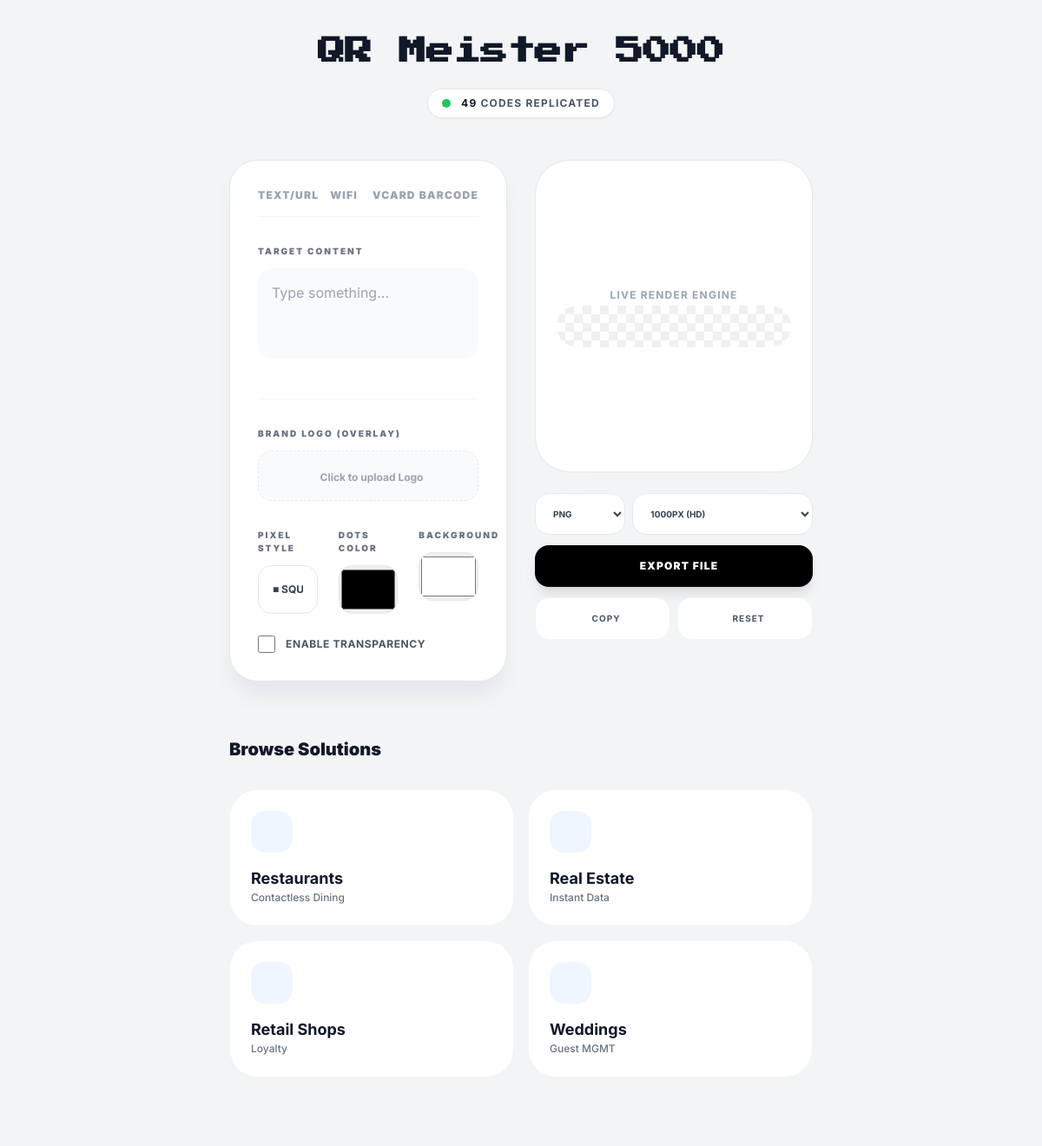
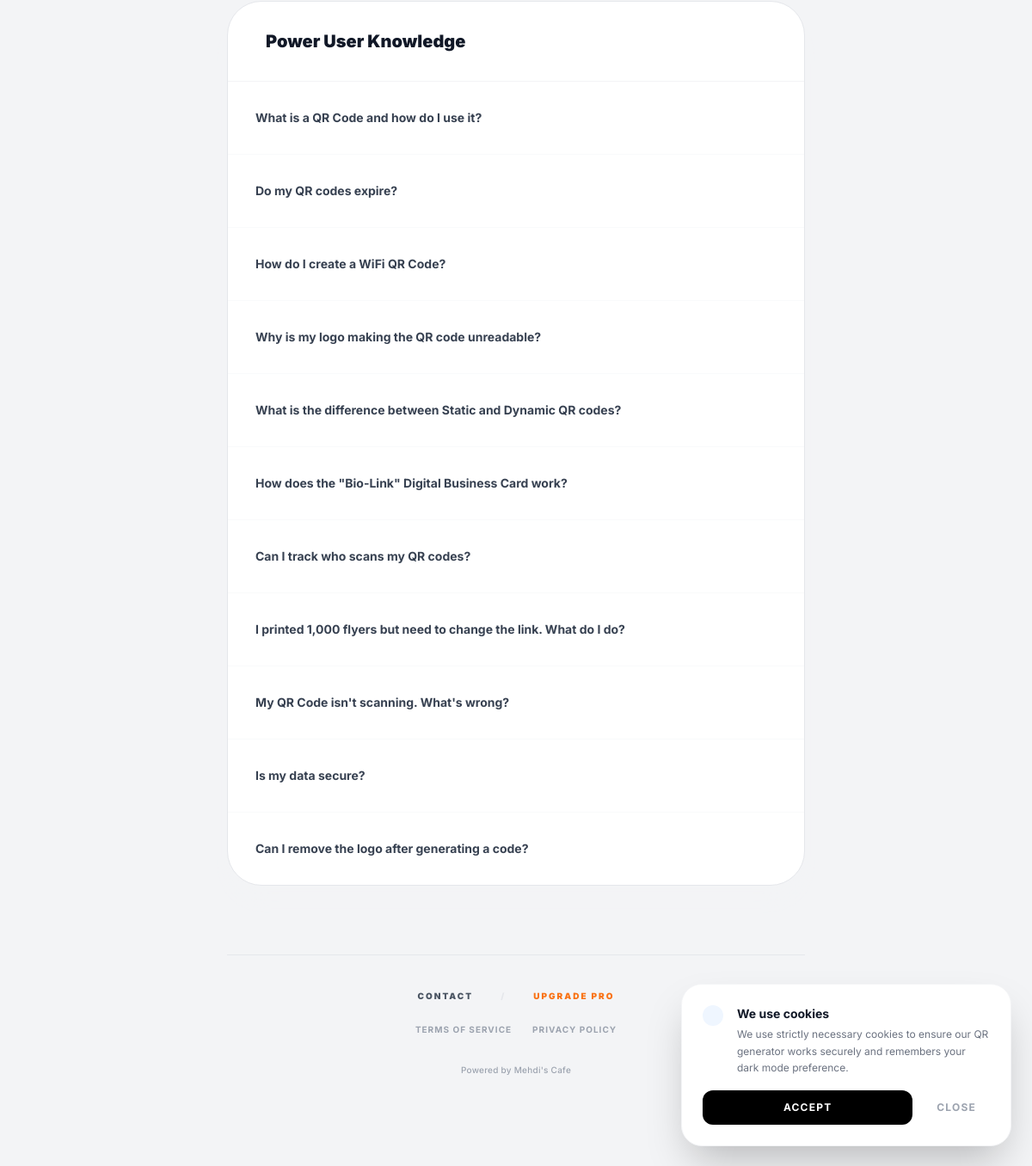
The page / on the database its author committed (2 pictures, top to bottom).
### flask_app.py (models this page shows)
class SiteConfig(db.Model):
    id = db.Column(db.Integer, primary_key=True)
    site_name = db.Column(db.String(100), default="QR Generator")
    favicon = db.Column(db.String(100), default="default_favicon.ico")
    total_generated = db.Column(db.Integer, default=0)
    title_font = db.Column(db.String(50), default="Inter")
    title_font_size = db.Column(db.Integer, default=32)
    title_color = db.Column(db.String(20), default="#111827")
    dark_mode = db.Column(db.Boolean, default=False)
    maintenance_mode = db.Column(db.Boolean, default=False)
    footer_text = db.Column(db.String(200), default="Powered by QR Master")
    contact_email = db.Column(db.String(100), default="admin@yourdomain.com")
    whatsapp_number = db.Column(db.String(20), default="8801XXXXXXXXX")
    payment_instructions = db.Column(db.Text, default="Send 1500 BDT via bKash to...")

class Industry(db.Model):
    id = db.Column(db.Integer, primary_key=True)
    slug = db.Column(db.String(50), unique=True, nullable=False)
    name = db.Column(db.String(100), nullable=False)
    icon = db.Column(db.String(50), default='ph-rocket-launch')
    action_text = db.Column(db.String(50))
    benefit_text = db.Column(db.String(100))
    description = db.Column(db.Text)
    meta_title = db.Column(db.String(150))
    meta_desc = db.Column(db.String(255))

class FAQ(db.Model):
    id = db.Column(db.Integer, primary_key=True)
    question = db.Column(db.String(255), nullable=False)
    answer = db.Column(db.Text, nullable=False)

### flask_app.py (the view)
@app.route('/')
def index():
    config, faqs, industries = get_config(), FAQ.query.all(), Industry.query.all()
    return render_template('index.html', config=config, faqs=faqs, industries=industries)

### flask_app.py (called while the page is built)
def get_config():
    config = SiteConfig.query.first()
    if not config:
        config = SiteConfig()
        db.session.add(config)
        db.session.commit()
    return config

@app.before_request
def check_maintenance():
    config = get_config()
    if config.maintenance_mode:
        allowed_paths = ['/login', '/logout', '/static', '/admin']
        is_allowed = any(request.path.startswith(path) for path in allowed_paths)
        if not is_allowed and not (current_user.is_authenticated and current_user.is_superadmin):
            return render_template('maintenance.html'), 503

@app.context_processor
def inject_global_vars():
    return dict(config=get_config())

### templates/index.html (shortened to what this page needs)
<!DOCTYPE html>
<html lang="en">
<head>
    <script src="https://cdn.tailwindcss.com"></script>
</head>
<body class="min-h-screen flex flex-col items-center py-10 px-4 theme-transition {{ 'bg-gray-900' if config.dark_mode else 'bg-[#f3f4f6]' }}">
    <main class="w-full max-w-2xl">
        <div class="text-center mb-12">
            <h1 class="font-bold tracking-tight theme-transition"
                style="font-family: '{{ config.title_font }}', sans-serif; font-size: {{ config.title_font_size }}px; color: {{ config.title_color }}; line-height: 1.2;">
                {{ config.site_name }}
            </h1>
            <div class="mt-6 inline-flex items-center px-4 py-2 rounded-full shadow-sm border {{ 'bg-gray-800 border-gray-700' if config.dark_mode else 'bg-white border-gray-200' }}">
                <div class="w-2.5 h-2.5 bg-green-500 rounded-full mr-3 animate-pulse"></div>
                <span class="text-xs font-bold {{ 'text-gray-300' if config.dark_mode else 'text-gray-600' }} uppercase tracking-widest">
                    <span id="counter" class="{{ 'text-white' if config.dark_mode else 'text-gray-900' }}">{{ config.total_generated }}</span> Codes Replicated
                </span>
            </div>
        </div>
        <div class="flex flex-col md:flex-row gap-8 items-start">
            <div class="flex-1 w-full p-8 rounded-[2rem] shadow-xl border theme-transition {{ 'bg-gray-800 border-gray-700' if config.dark_mode else 'bg-white border-gray-200 shadow-gray-200' }}">
                <div class="flex border-b mb-8 {{ 'border-gray-700' if config.dark_mode else 'border-gray-100' }}">
                    <button onclick="switchTab('text_url')" id="tab_text" class="tab-btn flex-1 pb-4 text-xs font-black uppercase tracking-widest border-b-2 transition">Text/URL</button>
                    <button onclick="switchTab('wifi')" id="tab_wifi" class="tab-btn flex-1 pb-4 text-xs font-black uppercase tracking-widest text-gray-400 hover:text-gray-500 transition">WiFi</button>
                    <button onclick="switchTab('vcard')" id="tab_vcard" class="tab-btn flex-1 pb-4 text-xs font-black uppercase tracking-widest text-gray-400 hover:text-gray-500 transition">vCard</button>
                    <button onclick="switchTab('barcode')" id="tab_barcode" class="tab-btn flex-1 pb-4 text-xs font-black uppercase tracking-widest text-gray-400 hover:text-gray-500 transition">Barcode</button>
                </div>
                <div id="input_wrapper">
                    <div id="input_text_url" class="fade-in">
                        <label class="block text-[10px] font-black text-gray-500 uppercase tracking-[0.2em] mb-3">Target Content</label>
                        <textarea id="qr_data" rows="3" class="w-full p-4 rounded-2xl focus:outline-none focus:ring-2 focus:ring-blue-500 transition resize-none {{ 'bg-gray-900 border-gray-700 text-white placeholder-gray-600' if config.dark_mode else 'bg-gray-50 border-gray-200 text-gray-900' }}" placeholder="Type something..."></textarea>
                    </div>
                </div>
                <div class="mt-10 pt-8 border-t {{ 'border-gray-700' if config.dark_mode else 'border-gray-100' }}">
                    <div id="qr_controls">
                        <div class="mb-8">
                            <label class="block text-[10px] font-black text-gray-500 uppercase tracking-[0.2em] mb-3">Brand Logo (Overlay)</label>
                            <div class="relative group">
                                <div class="p-4 rounded-2xl border border-dashed text-center transition {{ 'bg-gray-900 border-gray-700 group-hover:border-blue-500' if config.dark_mode else 'bg-gray-50 border-gray-200 group-hover:border-blue-400' }}">
                                    <span id="logo_filename" class="text-xs font-bold text-gray-400"> Click to upload Logo</span>
                                </div>
                            </div>
                        </div>
                        <div class="grid grid-cols-2 md:grid-cols-3 gap-6 mb-6">
                            <div>
                                <label class="block text-[10px] font-black text-gray-500 uppercase tracking-[0.2em] mb-3">Pixel Style</label>
                                <select id="qr_style" class="w-full h-14 pl-4 pr-4 rounded-2xl appearance-none font-bold text-xs uppercase cursor-pointer border outline-none {{ 'bg-gray-900 border-gray-700 text-white' if config.dark_mode else 'bg-white border-gray-200 text-gray-700' }}">
                                    <option value="square">■ Square</option>
                                </select>
                            </div>
                            <div>
                                <label class="block text-[10px] font-black text-gray-500 uppercase tracking-[0.2em] mb-3">Dots Color</label>
                                <input type="color" id="fg_color" value="#000000" class="w-full h-14 rounded-2xl cursor-pointer border {{ 'border-gray-700' if config.dark_mode else 'border-gray-200' }}">
                            </div>
                            <div class="relative">
                                <label class="block text-[10px] font-black text-gray-500 uppercase tracking-[0.2em] mb-3">Background</label>
                                <div id="bg_color_wrapper">
                                    <input type="color" id="bg_color" value="#FFFFFF" class="w-full h-14 rounded-2xl cursor-pointer border {{ 'border-gray-700' if config.dark_mode else 'border-gray-200' }}">
                                </div>
                            </div>
                        </div>
                        <div class="flex items-center gap-3">
                            <input type="checkbox" id="bg_transparent" onclick="toggleTransparent()" class="w-5 h-5 accent-blue-600 cursor-pointer">
                            <label for="bg_transparent" class="text-xs font-bold uppercase tracking-wider {{ 'text-gray-400' if config.dark_mode else 'text-gray-600' }}">Enable Transparency</label>
                        </div>
                    </div>
                </div>
            </div>
            <div class="w-full md:w-80 flex flex-col gap-6 sticky top-10">
                <div class="p-6 rounded-[2.5rem] shadow-xl border flex flex-col items-center justify-center min-h-[360px] relative {{ 'bg-gray-800 border-gray-700 shadow-gray-900' if config.dark_mode else 'bg-white border-gray-200 shadow-gray-100' }}">
                    <div id="placeholder_text" class="text-center text-gray-400 px-8 z-10 transition-opacity">
                        <p class="text-xs font-bold uppercase tracking-widest leading-loose">Live Render Engine</p>
                    </div>
                    <div class="w-full h-full flex items-center justify-center rounded-3xl overflow-hidden checkerboard p-6 relative z-0">
                    </div>
                </div>
                <div class="space-y-3">
                    <div class="flex gap-2">
                        <select id="download_format" class="border py-4 px-4 rounded-2xl outline-none font-bold text-[10px] uppercase w-1/3 {{ 'bg-gray-900 border-gray-700 text-white' if config.dark_mode else 'bg-white border-gray-200 text-gray-700' }}">
                            <option value="png">PNG</option>
                        </select>
                        <select id="download_quality" class="border py-4 px-4 rounded-2xl outline-none font-bold text-[10px] uppercase w-2/3 {{ 'bg-gray-900 border-gray-700 text-white' if config.dark_mode else 'bg-white border-gray-200 text-gray-700' }}">
                            <option value="1000">1000px (HD)</option>
                        </select>
                    </div>
                    <button onclick="downloadQRCode()" class="w-full bg-black text-white py-4 rounded-2xl font-black text-xs uppercase tracking-widest hover:bg-blue-600 transition flex items-center justify-center gap-3 shadow-lg">
                         Export File
                    </button>
                    <div class="grid grid-cols-2 gap-2">
                        <button onclick="copyToClipboard()" class="border py-4 rounded-2xl font-bold text-[10px] uppercase tracking-widest transition flex items-center justify-center gap-2 {{ 'bg-gray-900 border-gray-700 text-white' if config.dark_mode else 'bg-white text-gray-600 border-gray-100' }}">
                             Copy
                        </button>
                        <button onclick="resetGenerator()" class="border py-4 rounded-2xl font-bold text-[10px] uppercase tracking-widest transition flex items-center justify-center gap-2 {{ 'bg-gray-900 border-gray-700 text-white' if config.dark_mode else 'bg-white text-gray-600 border-gray-100' }}">
                             Reset
                        </button>
                    </div>
                </div>
            </div>
        </div>
        {% if industries %}
        <div class="mt-16 mb-12">
            <h2 class="text-xl font-black mb-8 {{ 'text-white' if config.dark_mode else 'text-gray-900' }}">Browse Solutions</h2>
            <div class="grid grid-cols-1 md:grid-cols-2 gap-4">
                {% for ind in industries %}
                <a href="{{ url_for('use_case', industry=ind.slug) }}" class="group p-6 rounded-[2rem] border transition-all hover:shadow-xl {{ 'bg-gray-800 border-gray-700' if config.dark_mode else 'bg-white border-gray-100' }}">
                    <div class="flex items-start justify-between mb-4">
                        <div class="w-12 h-12 rounded-2xl flex items-center justify-center text-xl {{ 'bg-gray-700 text-blue-400' if config.dark_mode else 'bg-blue-50 text-blue-600' }}">
                        </div>
                    </div>
                    <h3 class="font-bold text-lg {{ 'text-gray-100' if config.dark_mode else 'text-gray-900' }}">{{ ind.name }}</h3>
                    <p class="text-xs font-medium text-gray-500">{{ ind.benefit_text }}</p>
                </a>
                {% endfor %}
            </div>
        </div>
        {% endif %}
                {% if faqs %}
        <div class="mt-20 rounded-[2.5rem] shadow-xl border overflow-hidden {{ 'bg-gray-800 border-gray-700 shadow-gray-900' if config.dark_mode else 'bg-white border-gray-200 shadow-gray-100' }}">
            <div class="p-8 border-b {{ 'border-gray-700' if config.dark_mode else 'border-gray-100' }}">
                <h2 class="text-xl font-black flex items-center gap-3 {{ 'text-white' if config.dark_mode else 'text-gray-900' }}">
                     Power User Knowledge
                </h2>
            </div>
            <div class="divide-y {{ 'divide-gray-700' if config.dark_mode else 'divide-gray-50' }}">
                {% for faq in faqs %}
                <details class="group p-8 cursor-pointer">
                    <summary class="flex justify-between items-center font-bold text-sm list-none {{ 'text-gray-200' if config.dark_mode else 'text-gray-700' }}">
                        <span>{{ faq.question }}</span>
                    </summary>
                </details>
                {% endfor %}
            </div>
        </div>
        {% endif %}
        <footer class="w-full max-w-2xl mt-20 pb-16 border-t pt-10 {{ 'border-gray-700' if config.dark_mode else 'border-gray-200' }}">
            <div class="flex justify-center items-center gap-8 text-[10px] font-black uppercase tracking-[0.2em] mb-6 {{ 'text-gray-500' if config.dark_mode else 'text-gray-600' }}">
                <a href="{{ url_for('contact') }}" class="hover:text-blue-500 transition">Contact</a>
                <span class="{{ 'text-gray-800' if config.dark_mode else 'text-gray-200' }}">/</span>
                <a href="{{ url_for('upgrade_instructions') }}" class="text-orange-500 hover:text-orange-400 transition">Upgrade Pro</a>
            </div>
            <div class="flex justify-center gap-6 text-[10px] font-bold uppercase tracking-widest mb-8 {{ 'text-gray-600' if config.dark_mode else 'text-gray-400' }}">
                <a href="{{ url_for('terms') }}" class="hover:text-white transition">Terms of Service</a>
                <a href="{{ url_for('privacy') }}" class="hover:text-white transition">Privacy Policy</a>
            </div>
            <p class="text-center text-[10px] font-medium tracking-wide {{ 'text-gray-600' if config.dark_mode else 'text-gray-400' }}">
                {{ config.footer_text }}
            </p>
        </footer>
    </main>
    <div id="cookie_banner" class="fixed bottom-6 right-6 max-w-sm w-full p-6 rounded-3xl shadow-2xl border border-gray-100 transform translate-y-full opacity-0 transition-all duration-500 z-50 hidden
     {{ 'bg-gray-800 border-gray-700' if config.dark_mode else 'bg-white' }}">
    <div class="flex items-start gap-4">
        <div class="p-3 bg-blue-50 text-blue-600 rounded-xl">
        </div>
        <div>
            <h4 class="font-bold text-sm mb-1 {{ 'text-white' if config.dark_mode else 'text-gray-900' }}">We use cookies</h4>
            <p class="text-xs leading-relaxed {{ 'text-gray-400' if config.dark_mode else 'text-gray-500' }}">
                We use strictly necessary cookies to ensure our QR generator works securely and remembers your dark mode preference.
            </p>
        </div>
    </div>
    <div class="mt-4 flex gap-3">
        <button onclick="acceptCookies()" class="flex-1 bg-black text-white py-3 rounded-xl font-bold text-xs uppercase tracking-widest hover:bg-gray-800 transition">
            Accept
        </button>
        <button onclick="closeBanner()" class="px-4 py-3 rounded-xl font-bold text-xs uppercase tracking-widest text-gray-400 hover:text-gray-600 transition">
            Close
        </button>
    </div>
</div>
</body>
</html>

### templates/index.html (style rules this page uses)
body { font-family: 'Inter', sans-serif; }
.theme-transition { transition: all 0.3s ease; }
.fade-in { animation: fadeIn 0.3s ease-in-out; }
.checkerboard { background-color: #ffffff; background-image: linear-gradient(45deg, #f0f0f0 25%, transparent 25%), linear-gradient(-45deg, #f0f0f0 25%, transparent 25%), linear-gradient(45deg, transparent 75%, #f0f0f0 75%), linear-gradient(-45deg, transparent 75%, #f0f0f0 75%); background-size: 20px 20px; background-position: 0 0, 0 10px, 10px -10px, -10px 0px; }

### rows shown on the page
SiteConfig: site_name "QR Meister 5000", total_generated "49", dark_mode "Type something...", dark_mode "■ Square", dark_mode "PNG", dark_mode "1000px (HD)", footer_text "Powered by Mehdi's Cafe"
Industry: name "Restaurants", benefit_text "Contactless Dining"
Industry: name "Real Estate", benefit_text "Instant Data"
Industry: name "Retail Shops", benefit_text "Loyalty"
Industry: name "Weddings", benefit_text "Guest MGMT"
FAQ: question "What is a QR Code and how do I use it?"
FAQ: question "Do my QR codes expire?"
FAQ: question "How do I create a WiFi QR Code?"
FAQ: question "Why is my logo making the QR code unreadable?"
FAQ: question "What is the difference between Static and Dynamic QR codes?"
FAQ: question "How does the \"Bio-Link\" Digital Business Card work?"
FAQ: question "Can I track who scans my QR codes?"
FAQ: question "I printed 1,000 flyers but need to change the link. What do I do?"
FAQ: question "My QR Code isn't scanning. What's wrong?"
FAQ: question "Is my data secure?"
FAQ: question "Can I remove the logo after generating a code?"
